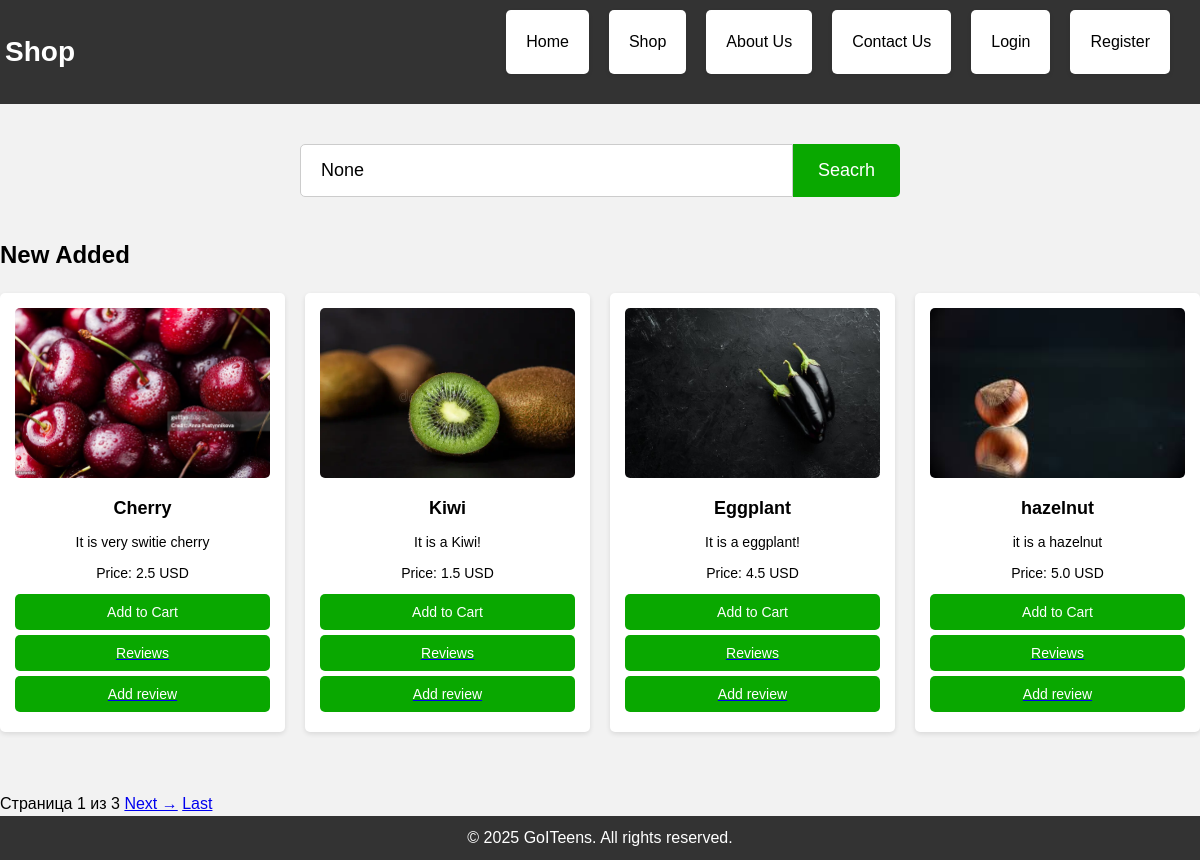
The app's page /shop/ with its own data.
### main/models.py (models this page shows)
class Produckt(models.Model):
    name = models.CharField(max_length=30)
    description = models.CharField(max_length=150)
    price = models.FloatField()
    category = models.CharField(max_length=30)
    image = models.ImageField(upload_to='main/images/admin_add', blank=True, null=True)

### main/views.py (the view)
# urls.py: path('shop/', views.shop, name='shop'),
def shop(request):
    query = request.GET.get('q')
    if query:
        search = Produckt.objects.filter(name__icontains=query)
    else:
        search = Produckt.objects.all()
    products = Produckt.objects.all()
    paginator = Paginator(search, 4)
    page_number = request.GET.get("page")
    page_obj = paginator.get_page(page_number)
    return render(request, 'main/shop.html', {'searchs':search, 'query':query, 'products': products, 'page':page_obj})

### main/templates/main/shop.html (shortened to what this page needs)
{% load static %}
<!DOCTYPE html>
<html lang="en">
<head>
    <link rel="stylesheet" href="{% static 'main/css/shop.css' %}">
</head>
<body>
      <header>
        <h1>{% block title %} Shop {% endblock %}</h1>{% include "main/partials/header.html" %}
    </header>
<div class="search-container">
  <form method="get" action="{% url 'shop' %}#product-{{ query|slugify }}">
    <input type="text" name="q" placeholder="Поиск..." value="{{ query }}">
    <button type="submit">Seacrh</button>
  </form>
</div>
<section>
  <h2>New Added</h2>
  <ul class="product-list">
    {% for product in page %}
      <li class="product-card" id="product-{{ product.name|slugify }}">
        {% if product.image %}
          <img src="{{ product.image.url }}" alt="{{ product.name }}">
        {% else %}
          <p>[Немає зображення]</p>
        {% endif %}
        <h3>{{ product.name }}</h3>
        <p>{{ product.description }}</p>
        <p>Price: {{ product.price }} USD</p>
        <button>Add to Cart</button>
        <a href="{% url 'reviews' %}">
          <button type="button">Reviews</button>
        </a>
        <a href="{% url 'add_review' %}">
          <button type="button">Add review</button>
        </a>
      </li>
    {% empty %}
      <li>Поки немає товарів.</li>
    {% endfor %}
  </ul>
</section>
        <span>Страница {{ page.number }} из {{ page.paginator.num_pages }}</span>
        {% if page.has_next %}
            <a href="?q={{ query }}&page={{ page.next_page_number }}">Next →</a>
            <a href="?q={{ query }}&page={{ page.paginator.num_pages }}">Last</a>
        {% endif %}
    <footer>
      <p>&copy; 2025 GoITeens. All rights reserved.</p>
    </footer>
</body>
</html>

### main/static/main/css/shop.css (style rules this page uses)
* { box-sizing: border-box; margin: 0; padding: 0; }
body { background-color: #f2f2f2; font-family: Arial, sans-serif; font-size: 16px; line-height: 1.5; }
header { background-color: #333; color: #fff; display: flex; justify-content: space-between; align-items: center; padding: 5px; }
header h1 { margin: 0; font-size: 28px; }
section { flex-basis: calc(50% - 20px); margin-bottom: 40px; }
section h2 { font-size: 24px; margin-bottom: 20px; }
ul { list-style: none; }
li { background-color: #fff; padding: 20px; margin-bottom: 20px; box-shadow: 0px 2px 4px rgba(0, 0, 0, 0.1); border-radius: 5px; }
li img { max-width: 100%; margin-bottom: 10px; border-radius: 5px }
li h3 { font-size: 18px; margin-bottom: 10px; }
li p { font-size: 14px; margin-bottom: 20px; }
button { background-color: #09a800; color: #fff; border: none; padding: 10px 20px; font-size: 14px; cursor: pointer; border-radius: 5px; transition: transform 0.3s ease; }
footer { background-color: #333; color: #fff; text-align: center; padding: 10px; }
footer p { margin: 0; }
.search-container { display: flex; justify-content: center; align-items: center; margin: 40px 0; }
.search-container form { display: flex; width: 100%; max-width: 600px; }
.search-container input[type="text"] { flex: 1; padding: 15px 20px; font-size: 18px; border: 1px solid #ccc; border-top-left-radius: 5px; border-bottom-left-radius: 5px; }
.search-container button { padding: 15px 25px; font-size: 18px; border-top-left-radius: 0; border-bottom-left-radius: 0; border-top-right-radius: 5px; border-bottom-right-radius: 5px; }
.product-list { display: flex; flex-wrap: wrap; gap: 20px; padding: 0; justify-content: center; }
.product-card { background-color: #fff; padding: 15px; margin-bottom: 20px; box-shadow: 0 2px 5px rgba(0, 0, 0, 0.1); border-radius: 5px; text-align: center; width: calc((100% - 60px) / 4); }
.product-card img { max-width: 100%; height: auto; margin-bottom: 10px; border-radius: 5px; }
.product-card h3 { font-size: 18px; margin-bottom: 10px; }
.product-card p { font-size: 14px; margin-bottom: 10px; }
.product-card button { display: block; width: 100%; margin: 5px 0; background-color: #09a800; color: #fff; border: none; padding: 10px 15px; font-size: 14px; border-radius: 5px; cursor: pointer; transition: transform 0.3s ease; }

### records on screen
Produckt: image (picture), name "Cherry", description "It is very switie cherry", price "2.5"
Produckt: image (picture), name "Kiwi", description "It is a Kiwi!", price "1.5"
Produckt: image (picture), name "Eggplant", description "It is a eggplant!", price "4.5"
Produckt: image (picture), name "hazelnut", description "it is a hazelnut", price "5.0"

### other values on screen
{{ page.number }} "1"
{{ page.paginator.num_pages }} "3"
